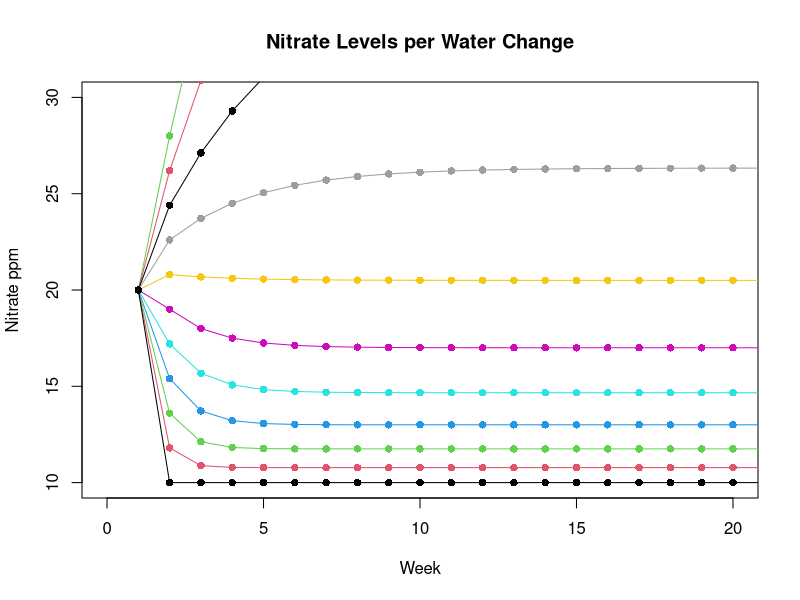

Here is the R script that generated this plot:
water_N = 10 #nitrates in tap water
tank_N = 20  #nitrates in tank
gal = 8.5    #gallons in tank
N_inc = 1 #how much do your nitrates increase per day

#keep these the same#
change_days = 7       #how often do you change your tank's water?
perm.change_days = 7  #how often do you change your tank's water?
###


max_days = 280
days = 0    
N_change = c(tank_N)


water.change.calc = function(total_N, w_change){
  new_total_N = ((total_N*(w_change)+(water_N*(1-w_change))))
  return(new_total_N)
}

water.change.graph = function(w_change){
  while (days <= max_days){
    tank_N = tank_N + N_inc
    if (days == change_days) {
      change_days = change_days + perm.change_days
      tank_N = water.change.calc(tank_N, w_change)
      N_change = c(N_change, tank_N)
      }
    days = days + 1
    }
  return(N_change)
}

y_lim = 30
x_lim = 20

plot(water.change.graph(1), xlim = c(0,x_lim), ylim = c(water_N,y_lim), xlab = "Week", ylab = "Nitrate ppm", pch = 16, col = 0)
lines(water.change.graph(1), xlim = c(0,x_lim), ylim = c(water_N,y_lim), xlab = "Week", ylab = "Nitrate ppm", pch = 16, col = 0)

title("Nitrate Levels per Water Change")

amt = 1 #percent changed
while (amt >= 0) {
  points(water.change.graph(amt), col = amt*10+1, pch = 16)
  lines(water.change.graph(amt), col = amt*10+1, pch = 16)
  
  amt = amt - .1 
}

legend(42, 60, legend=c("0%","10%", "20%", "30%", "40%", "50%","60%","70%", "80%","90%","100%" ), col=c(11:1), pch = 16, cex=0.8, title = "Change")
